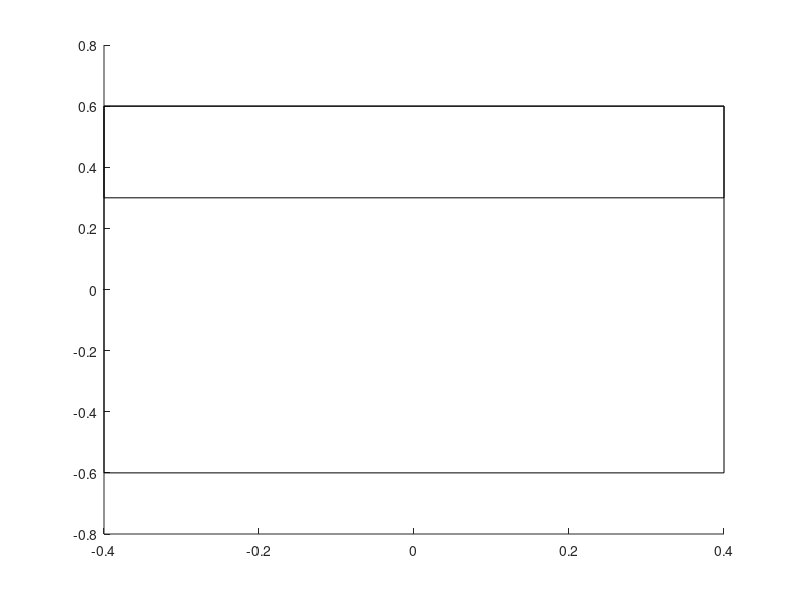

Here is the MATLAB script that generated this plot: (Note: this script raises an error after producing the figure.)
%% Generate table
clc; clear;

figure('Name', 'Illustration of table')

% Table
pos = [-0.4 -0.6 0.8 1.2];
rectangle('Position', pos);

% Pick area
pos = [-0.4 0.3 0.8 0.3];
pick = rectangle('Position', pos);
pick.LineWidth = 1.5;
pick.LineStyle = '--';
text(0, 0.55,'Pick area','HorizontalAlignment','center')

% Place area
pos = [0.2 -0.6 0.2 0.2];
place = rectangle('Position', pos);
place.LineWidth = 1.5;
place.LineStyle = '--';
text(0.3, -0.45, 'Place area','HorizontalAlignment','center')

% Cylinders
pos = [-0.39 0.54 0.05 0.05];
c1 = rectangle('Position', pos, 'Curvature', [1 1]);
c1.FaceColor = 'k';

% pos = [-0.05 0.424 0.05 0.05];
% c2 = rectangle('Position', pos, 'Curvature', [1 1]);
% c2.FaceColor = 'k';

pos = [0.34 0.54 0.05 0.05];
c3 = rectangle('Position', pos, 'Curvature', [1 1]);
c3.FaceColor = 'k';

pos = [0.275 -0.55 0.05 0.05];
c4 = rectangle('Position', pos, 'Curvature', [1 1]);
c4.FaceColor = 'k';

axis equal

%% Grasp the cylinder from the side
% cylinder at left top corner
clc; clear;

data = load("data_cylinder_side/data_cylinder_-0.36_0.56_side.txt");
X = data(:, 1);
Y = data(:, 2);
Z = data(:, 3) + 1;

max_value = max(Z);
cmap = colormap(parula(max_value));
c = cmap(Z);

figure('Name', 'Scatter3: Cylinder side')
scatter3(X, Y, Z, 100, c, 'filled')
grid on

figure('Name', 'Scatter: Cylinder side')
scatter(X, Y, 100, c, 'filled')

% Table
pos = [-0.4 -0.6 0.8 1.2];
rectangle('Position', pos);

% Pick area
pos = [-0.4 0.3 0.8 0.3];
pick = rectangle('Position', pos);
pick.LineWidth = 1.5;
pick.LineStyle = '--';
text(0, 0.55,'Pick area','HorizontalAlignment','center')

% Place area
pos = [0.2 -0.6 0.2 0.2];
place = rectangle('Position', pos);
place.LineWidth = 1.5;
place.LineStyle = '--';
text(0.3, -0.45, 'Place area','HorizontalAlignment','center')

% Cylinders
pos = [-0.39 0.54 0.05 0.05];
c1 = rectangle('Position', pos, 'Curvature', [1 1]);
c1.FaceColor = 'k';

% pos = [-0.05 0.424 0.05 0.05];
% c2 = rectangle('Position', pos, 'Curvature', [1 1]);
% c2.FaceColor = 'k';

% pos = [0.34 0.54 0.05 0.05];
% c3 = rectangle('Position', pos, 'Curvature', [1 1]);
% c3.FaceColor = 'k';
% 
% pos = [0.275 -0.55 0.05 0.05];
% c4 = rectangle('Position', pos, 'Curvature', [1 1]);
% c4.FaceColor = 'k';

axis equal

% axis names
xlabel('x position of the robot base.')
ylabel('y position of the robot base.')

%% Grasp the cylinder from the side 
% cylinder at right top corner
clc; clear;

data = load("data_cylinder_side/data_cylinder_0.36_0.56_side.txt");
X = data(:, 1);
Y = data(:, 2);
Z = data(:, 3) + 1;

max_value = max(Z);
cmap = colormap(parula(max_value));
c = cmap(Z);

figure('Name', 'Scatter3: Cylinder side')
scatter3(X, Y, Z, 100, c, 'filled')
grid on

figure('Name', 'Scatter: Cylinder side')
scatter(X, Y, 100, c, 'filled')

% Table
pos = [-0.4 -0.6 0.8 1.2];
rectangle('Position', pos);

% Pick area
pos = [-0.4 0.3 0.8 0.3];
pick = rectangle('Position', pos);
pick.LineWidth = 1.5;
pick.LineStyle = '--';
text(0, 0.55,'Pick area','HorizontalAlignment','center')

% Place area
pos = [0.2 -0.6 0.2 0.2];
place = rectangle('Position', pos);
place.LineWidth = 1.5;
place.LineStyle = '--';
text(0.3, -0.45, 'Place area','HorizontalAlignment','center')

% Cylinders
% pos = [-0.39 0.54 0.05 0.05];
% c1 = rectangle('Position', pos, 'Curvature', [1 1]);
% c1.FaceColor = 'k';

% pos = [-0.05 0.424 0.05 0.05];
% c2 = rectangle('Position', pos, 'Curvature', [1 1]);
% c2.FaceColor = 'k';

pos = [0.34 0.54 0.05 0.05];
c3 = rectangle('Position', pos, 'Curvature', [1 1]);
c3.FaceColor = 'k';
% 
% pos = [0.275 -0.55 0.05 0.05];
% c4 = rectangle('Position', pos, 'Curvature', [1 1]);
% c4.FaceColor = 'k';

axis equal

% axis names
xlabel('x position of the robot base.')
ylabel('y position of the robot base.')

%% Grasp the cylinder from the side 
% cylinder at pick area
clc; clear;

data = load("data_cylinder_side/data_cylinder_0.3_-0.5_side.txt");
X = data(:, 1);
Y = data(:, 2);
Z = data(:, 3) + 1;

max_value = max(Z);
cmap = colormap(parula(max_value));
c = cmap(Z);

figure('Name', 'Scatter3: Cylinder side')
scatter3(X, Y, Z, 100, c, 'filled')
grid on

figure('Name', 'Scatter: Cylinder side')
scatter(X, Y, 100, c, 'filled')

% Table
pos = [-0.4 -0.6 0.8 1.2];
rectangle('Position', pos);

% Pick area
pos = [-0.4 0.3 0.8 0.3];
pick = rectangle('Position', pos);
pick.LineWidth = 1.5;
pick.LineStyle = '--';
text(0, 0.55,'Pick area','HorizontalAlignment','center')

% Place area
pos = [0.2 -0.6 0.2 0.2];
place = rectangle('Position', pos);
place.LineWidth = 1.5;
place.LineStyle = '--';
text(0.3, -0.45, 'Place area','HorizontalAlignment','center')

% Cylinders
% pos = [-0.39 0.54 0.05 0.05];
% c1 = rectangle('Position', pos, 'Curvature', [1 1]);
% c1.FaceColor = 'k';

% pos = [-0.05 0.424 0.05 0.05];
% c2 = rectangle('Position', pos, 'Curvature', [1 1]);
% c2.FaceColor = 'k';

% pos = [0.34 0.54 0.05 0.05];
% c3 = rectangle('Position', pos, 'Curvature', [1 1]);
% c3.FaceColor = 'k';

pos = [0.275 -0.55 0.05 0.05];
c4 = rectangle('Position', pos, 'Curvature', [1 1]);
c4.FaceColor = 'k';

axis equal

% axis names
xlabel('x position of the robot base.')
ylabel('y position of the robot base.')

%% All cylinders
clc; clear;

data1 = load("data_cylinder_side/data_cylinder_-0.36_0.56_side.txt");
data2 = load("data_cylinder_side/data_cylinder_0.36_0.56_side.txt");
data3 = load("data_cylinder_side/data_cylinder_0.3_-0.5_side.txt");
X = [data1(:, 1); data2(:, 1); data3(:, 1)];
Y = [data1(:, 2); data2(:, 2); data3(:, 2)];
Z = [data1(:, 3); data2(:, 3); data3(:, 3)] + 1;

max_value = max(Z);
cmap = colormap(parula(max_value));
c = cmap(Z);

figure('Name', 'Scatter3: Cylinder side')
scatter3(X, Y, Z, 100, c, 'filled')
grid on

figure('Name', 'Scatter: Cylinder side')
scatter(X, Y, 100, c, 'filled')

% Table
pos = [-0.4 -0.6 0.8 1.2];
rectangle('Position', pos);

% Pick area
pos = [-0.4 0.3 0.8 0.3];
pick = rectangle('Position', pos);
pick.LineWidth = 1.5;
pick.LineStyle = '--';
text(0, 0.55,'Pick area','HorizontalAlignment','center')

% Place area
pos = [0.2 -0.6 0.2 0.2];
place = rectangle('Position', pos);
place.LineWidth = 1.5;
place.LineStyle = '--';
text(0.3, -0.45, 'Place area','HorizontalAlignment','center')

% Cylinders
pos = [-0.39 0.54 0.05 0.05];
c1 = rectangle('Position', pos, 'Curvature', [1 1]);
c1.FaceColor = 'k';

pos = [0.34 0.54 0.05 0.05];
c3 = rectangle('Position', pos, 'Curvature', [1 1]);
c3.FaceColor = 'k';

pos = [0.275 -0.55 0.05 0.05];
c4 = rectangle('Position', pos, 'Curvature', [1 1]);
c4.FaceColor = 'k';

axis equal

% axis names
xlabel('x position of the robot base.')
ylabel('y position of the robot base.')